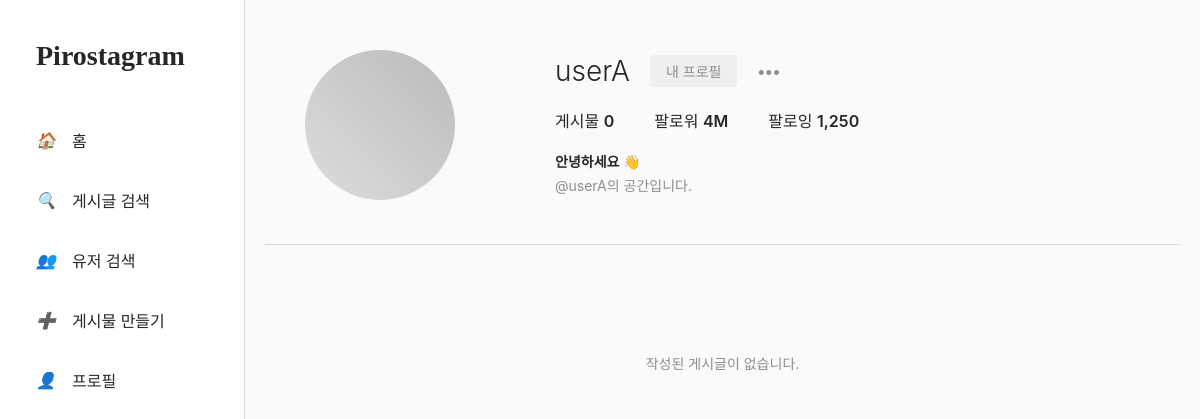
/profile/userA/ (signed in), run on an earlier commit of the app's database.
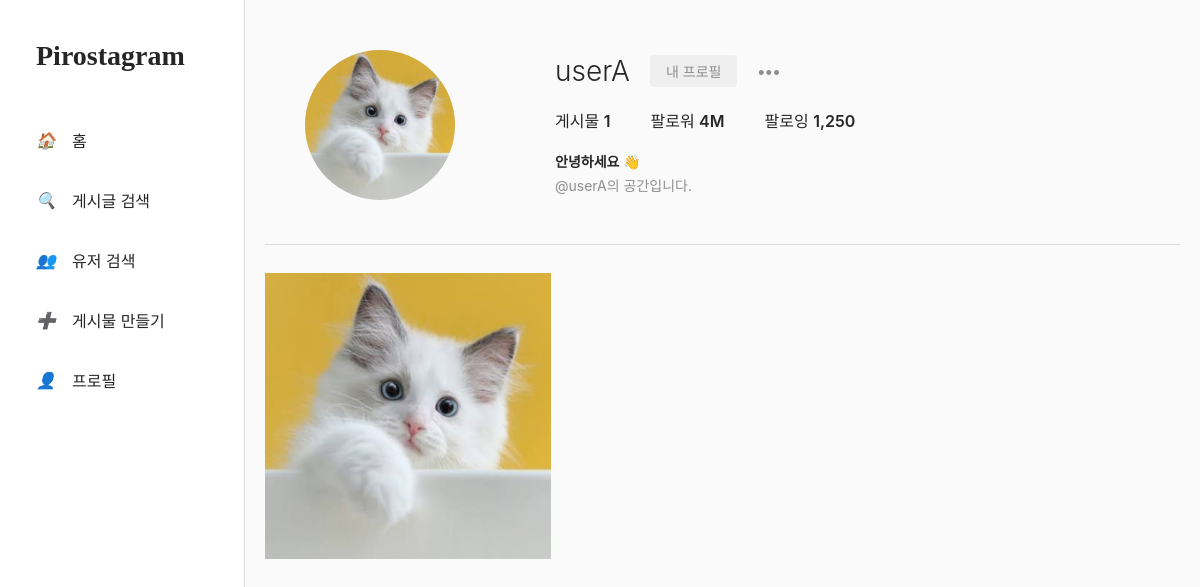
And on a later commit of the database.
### instagram_clone/models.py (models this page shows, shortened)
class Post(models.Model):
    author = models.ForeignKey(User, on_delete=models.CASCADE, related_name = 'posts')
    content = models.TextField(blank=True)
    created_at = models.DateTimeField(auto_now_add=True)
    updated_at = models.DateTimeField(auto_now=True)
    image = models.ImageField(upload_to='posts/')

### instagram_clone/views.py (the view)
# urls.py: path('profile/<str:username>/', views.user_profile, name='user_profile'),
@login_required
def user_profile(request, username):
    profile_user = get_object_or_404(User, username=username)
    posts = profile_user.posts.order_by('-created_at')
    is_following = Follow.objects.filter(follower=request.user, following=profile_user).exists()
    context = {
        'profile_user': profile_user,
        'posts': posts,
        'is_following': is_following,
    }
    return render(request, 'instagram/profile.html', context)

### instagram_clone/templates/instagram/profile.html (shortened to what this page needs)
<!DOCTYPE html>
<html lang="ko">
<head>
</head>
<body>
    <div class="sidebar">
        <div class="logo">Pirostagram</div>
        <ul class="menu-list">
            <li class="menu-item" onclick="location.href='{% url "feed" %}'"><i>🏠</i> 홈</li>
            <li class="menu-item"><i>🔍</i> 게시글 검색</li>
            <li class="menu-item" onclick="location.href='{% url "user_search" %}'"><i>👥</i> 유저 검색</li>
            <li class="menu-item" onclick="location.href='{% url "post_create" %}'"><i>➕</i> 게시물 만들기</li>
            <li class="menu-item" onclick="location.href='{% url "user_profile" request.user.username %}'"><i>👤</i> 프로필</li>
        </ul>
    </div>
    <div class="main-container">
        <div class="content-wrapper">
            <div class="profile-header">
                <div class="avatar-container">
                    {% if posts.exists %}
                        <img src="{{ posts.first.image.url }}" class="profile-avatar" alt="profile avatar">
                    {% else %}
                        <div class="profile-avatar" style="background: linear-gradient(45deg, #ddd, #bbb);"></div>
                    {% endif %}
                </div>
                <div class="user-info-area">
                    <div class="username-row">
                        <span class="username-text">{{ profile_user.username }}</span>
                        {% if profile_user != request.user %}
                            <a href="{% url 'user_follow' profile_user.username %}">
                                {% if is_following %}
                                    <button class="follow-btn btn-unfollow">언팔로우</button>
                                {% else %}
                                    <button class="follow-btn btn-follow">팔로우</button>
                                {% endif %}
                            </a>
                        {% else %}
                            <span class="my-profile-tag">내 프로필</span>
                        {% endif %}
                        <span style="cursor:pointer; color:#8E8E8E; font-weight:bold;">•••</span>
                    </div>
                    <ul class="stats-row">
                        <li>게시물 <span class="stats-num">{{ posts.count }}</span></li>
                        <li>팔로워 <span class="stats-num">4M</span></li>
                        <li>팔로잉 <span class="stats-num">1,250</span></li>
                    </ul>
                    <div class="bio-row">
                        <p>안녕하세요 👋</p>
                        <p style="font-weight: normal; color: #8E8E8E; margin-top: 4px;">@{{ profile_user.username }}의 공간입니다.</p>
                    </div>
                </div>
            </div>
            <div class="posts-divider"></div>
            <div class="grid-container">
                {% for post in posts %}
                <div class="grid-item" onclick="location.href='{% url "feed" %}#post-{{ post.id }}'">
                    <img src="{{ post.image.url }}" alt="grid post image">
                </div>
                {% empty %}
                <div style="grid-column: span 3; text-align: center; color: #8E8E8E; padding: 80px 0; font-size: 14px;">
                    작성된 게시글이 없습니다.
                </div>
                {% endfor %}
            </div>
        </div>
    </div>
</body>
</html>

### instagram_clone/templates/instagram/profile.html (style rules this page uses)
* { box-sizing: border-box; margin: 0; padding: 0; }
body { font-family: -apple-system, BlinkMacSystemFont, "Segoe UI", Roboto, Helvetica, Arial, sans-serif; background-color: #FAFAFA; color: #262626; display: flex; }
.sidebar { width: 245px; height: 100vh; border-right: 1px solid #DBDBDB; padding: 40px 24px; position: fixed; left: 0; top: 0; background: #FFF; z-index: 100; }
.logo { font-size: 28px; font-weight: bold; font-family: 'Georgia', serif; margin-bottom: 40px; padding-left: 12px; }
.menu-list { list-style: none; }
.menu-item { display: flex; align-items: center; gap: 16px; padding: 16px 12px; border-radius: 8px; font-size: 16px; cursor: pointer; transition: background 0.2s; margin-bottom: 4px; }
.main-container { margin-left: 245px; width: calc(100% - 245px); display: flex; justify-content: center; padding: 50px 20px; }
.content-wrapper { width: 935px; }
.profile-header { display: flex; align-items: center; margin-bottom: 44px; padding: 0 40px; gap: 100px; }
.avatar-container { width: 150px; height: 150px; position: relative; }
.profile-avatar { width: 150px; height: 150px; border-radius: 50%; object-fit: cover; background: #EFEFEF; display: block; }
.user-info-area { flex-grow: 1; display: flex; flex-direction: column; gap: 20px; }
.username-row { display: flex; align-items: center; gap: 20px; }
.username-text { font-size: 28px; font-weight: 300; }
.my-profile-tag { font-size: 14px; color: #8E8E8E; background: #EFEFEF; padding: 6px 16px; border-radius: 4px; }
.stats-row { display: flex; gap: 40px; list-style: none; font-size: 16px; }
.stats-row li { color: #262626; }
.stats-num { font-weight: 600; }
.bio-row { font-size: 14px; font-weight: 600; line-height: 1.4; }
.posts-divider { border-top: 1px solid #DBDBDB; margin-bottom: 0; }
.grid-container { display: grid; grid-template-columns: repeat(3, 1fr); gap: 28px; padding-top: 28px; }
.grid-item { position: relative; width: 100%; padding-top: 100%; cursor: pointer; background: #EFEFEF; overflow: hidden; }
.grid-item img { position: absolute; top: 0; left: 0; width: 100%; height: 100%; object-fit: cover; transition: transform 0.2s ease; }

What changed in the data, as far as the page shows it:
added Post: first.image (picture), image (picture)
Also different on the page:
{{ posts.count }}: "0" → "1"
text no longer shown: "작성된 게시글이 없습니다."
